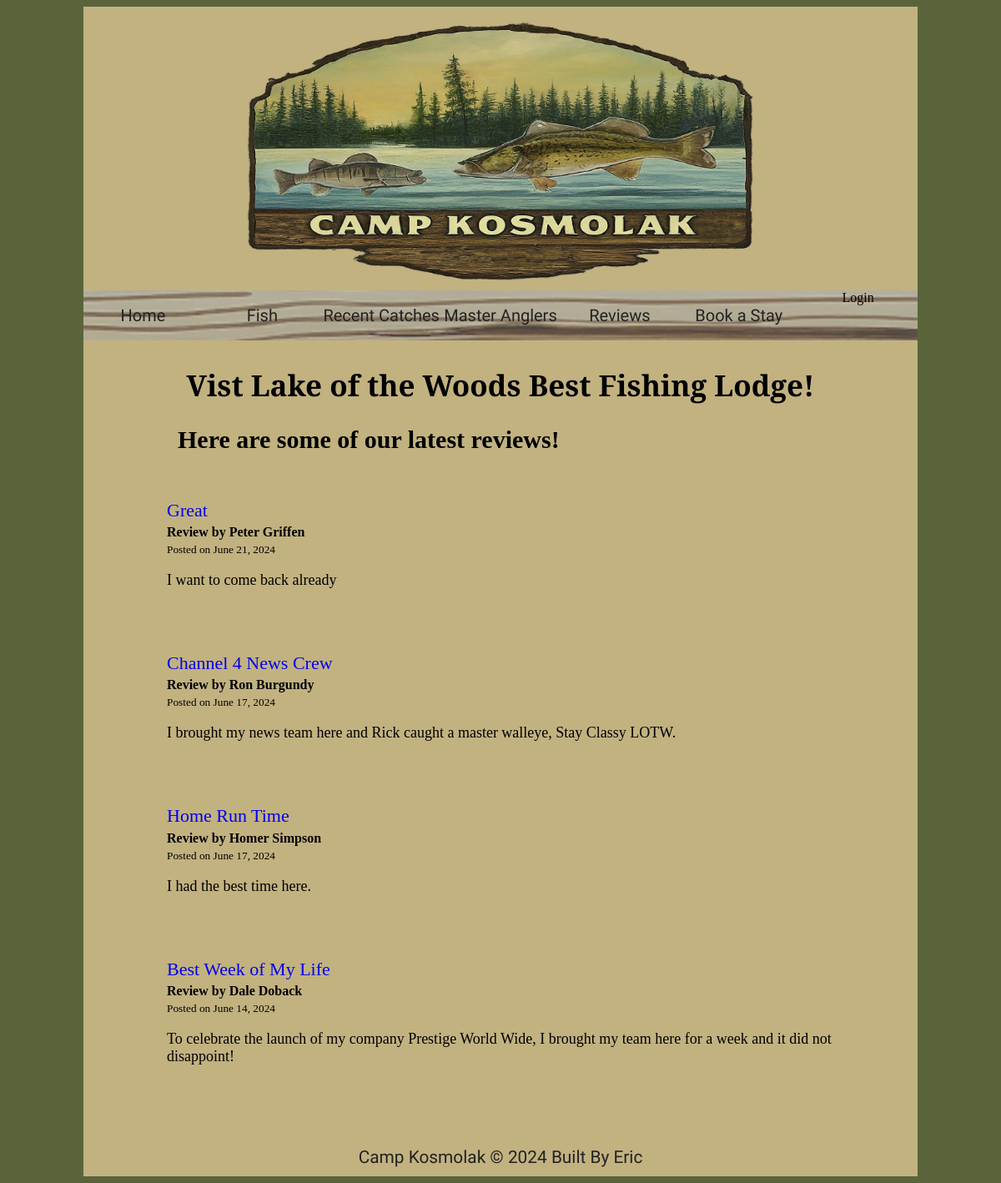
The page / on the database its author committed.
### tables this page shows
CREATE TABLE `review` (
  `Review_Id` int(11) NOT NULL,
  `Client_Id` int(11) DEFAULT NULL,
  `Review_Content` varchar(1000) DEFAULT NULL,
  `date_posted` timestamp NOT NULL DEFAULT current_timestamp(),
  `Review_Title` varchar(255) DEFAULT NULL
);

CREATE TABLE `client` (
  `Client_Id` int(11) NOT NULL,
  `First_Name` varchar(255) DEFAULT NULL,
  `Last_Name` varchar(255) DEFAULT NULL
);

### index.php (the view, shortened to what this page needs)
<?php
require('connect.php');
$query = "SELECT * FROM review
JOIN client ON review.Client_ID = client.Client_Id
ORDER BY date_posted DESC LIMIT 5";
$statement = $db->prepare($query);
$statement->execute();
?>
<!DOCTYPE html>
<html lang="en">
<head>
    <link rel="stylesheet" href="main.css">
</head>
<body>
    <?php include('header.php'); ?>
    <?php include('nav.php'); ?>
    <div id="wrapper">
        <main>
        <h1>Vist Lake of the Woods Best Fishing Lodge!</h1>
        </main>
        <div class="index">
            <h2>Here are some of our latest reviews!</h2>
            <?php while($row = $statement->fetch()): ?>
                <h3 class="review-post-title">
                    <a href="showreview.php?Review_Id=<?=$row['Review_Id']?>"><?=$row['Review_Title']?></a>
                </h3>
                <h4 class="review-post-client">
                    Review by <?=$row['First_Name']?> <?=$row['Last_Name']?>
                </h4>
                <small class="review-post-date">
                    Posted on <time datetime="<?=$row['date_posted']?>"><?=
                    date_format(date_create($row['date_posted']), 'F j, Y') ?> <time> &ensp;
                </small>
            <br>
                <p class="review-post-content">
                    <?php if(strlen($row['Review_Content']) > 200) : ?>
                        <?=substr($row['Review_Content'], 0, 200)?>
                        ...<a href="showreview.php?Review_Id=<?=$row['id']?>">Read full post</a>
                    <?php else: ?>
                        <?=$row['Review_Content'] ?>
                    <?php endif ?>
                </p>
                <br><br>
            <?php endwhile; ?>
        </div>
    </div>
    <?php include('footer.php'); ?>
</body>
</html>

### main.css (style rules this page uses)
html { background-color: #5a643a; display: flex; justify-content: center; align-items: center; }
body { width: 1000px; background-color: #C2B280; }
#wrapper { width:800px; margin: 0px auto; }
main h1 { font-family: "Alfa Slab One", serif; text-align: center; margin-top: 30px; font-size: 35px; }
.index h2 { font-family:Cambria, Cochin, Georgia, Times, 'Times New Roman', serif; text-align: left; font-weight: 800; font-size: 30px; padding-left: 13px; padding-bottom: 30px; }
.index a { text-decoration: none; }
.index h3 { font-family:"Alfa Slab One", serif; font-size: 22px; font-weight: 500; color: #5a643a; margin-bottom: -17px; }
.index h4 { margin-bottom: 2px; font-family: Cambria, Cochin, Georgia, Times, 'Times New Roman', serif; }
.index small { font-family: Cambria, Cochin, Georgia, Times, 'Times New Roman', serif; }
.index p { font-family: Cambria, Cochin, Georgia, Times, 'Times New Roman', serif; font-size: large; font-weight: 500; }

### rows shown on the page
review: Review_Title "Great", Client_Id.First_Name "Peter", Client_Id.Last_Name "Griffen", date_posted "June 21, 2024", Review_Content "I want to come back already"
review: Review_Title "Channel 4 News Crew", Client_Id.First_Name "Ron", Client_Id.Last_Name "Burgundy", date_posted "June 17, 2024", Review_Content "I brought my news team here and Rick caught a master walleye, Stay Classy LOTW."
review: Review_Title "Home Run Time", Client_Id.First_Name "Homer", Client_Id.Last_Name "Simpson", date_posted "June 17, 2024", Review_Content "I had the best time here."
review: Review_Title "Best Week of My Life", Client_Id.First_Name "Dale", Client_Id.Last_Name "Doback", date_posted "June 14, 2024", Review_Content "To celebrate the launch of my company Prestige World Wide, I brought my team here for a week and it did not disappoint!"
